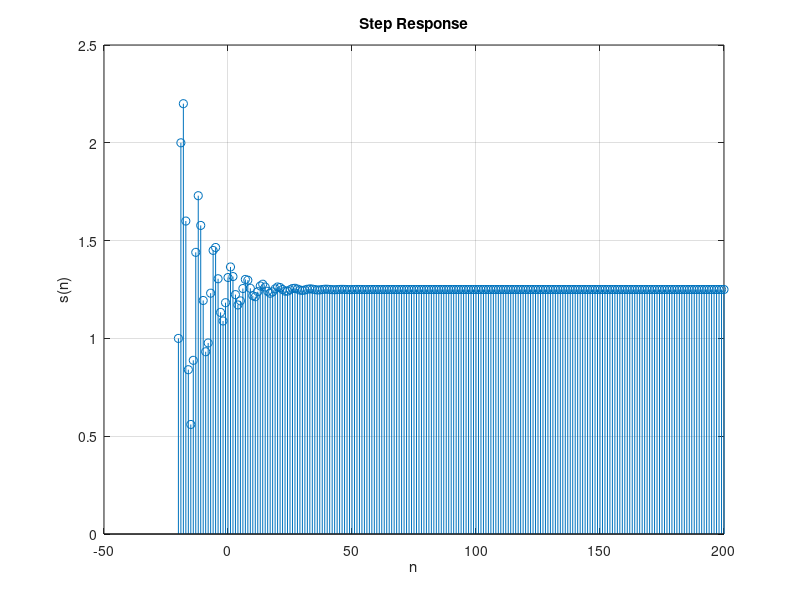

This chart was generated by the following MATLAB code:
%% QUESTION 2
clear;

% define the difference equation
b = 1; % numerator (output) x coeffs
a = [1, -1, 0.8]; % denominator (input) y coeffs

% find step resp
t = -20:200; % time scale (x-axis)
u = ones(size(t));
[s, final] = filter(b, a, u); % filters data in 't' according to num 'b' and den 'a', outputs this in 'y'

% plot step resp
stem(t,s);
grid on;
title('Step Response');
ylabel('s(n)');
xlabel('n');
